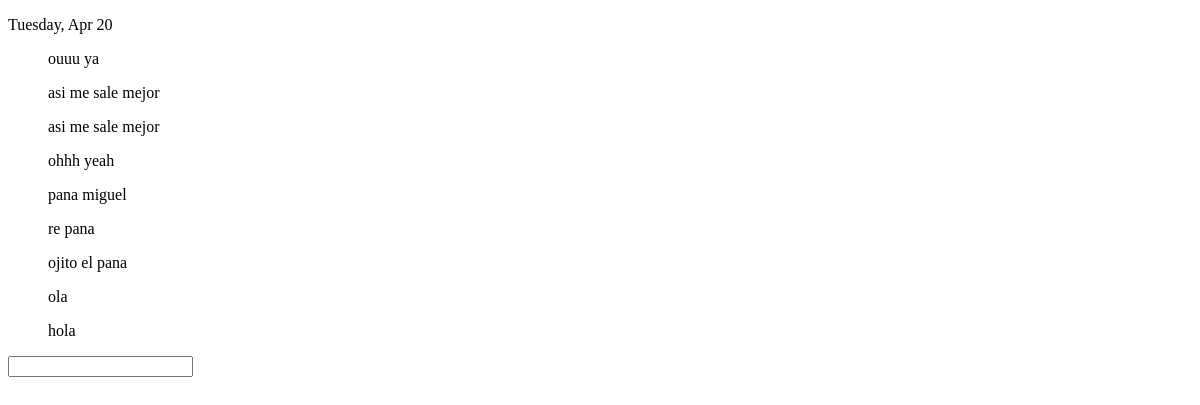
/uwu (signed in), run on an earlier commit of the app's database.
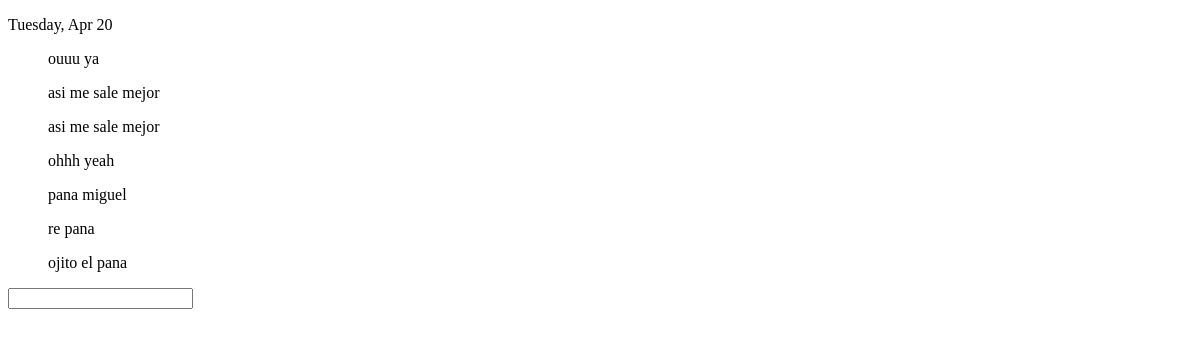
And on a later commit of the database.
### aplicacion/models.py (models this page shows)
class Activity(db.Model):
    id = db.Column(db.Integer, primary_key=True)
    users_id = db.Column(db.Integer, db.ForeignKey('user.id'))
    text = db.Column(db.String(200))

### aplicacion/routes.py (the view)
@app.route('/uwu')
def index():
    id_user = current_user.get_id()
    activities = Activity.query.filter_by(users_id=id_user).all()
    form = ActividadesInput()
    return render_template('index.html', incomplete=activities, form=form)

### aplicacion/forms.py
class ActividadesInput(FlaskForm):
    text = StringField('Texto', validators=[DataRequired(), Length(min=2, max=100)])
    submit = SubmitField('Add')

### aplicacion/models.py (called while the page is built)
@login_manager.user_loader
def load_user(user_id):
    return User.query.get(int(user_id))

### aplicacion/routes.py (called while the page is built)
def addon(lista, nuevo):
    aux = lista[0]
    if not nuevo == 'add':
        lista[0] = nuevo
    lista[1] = aux
    return lista

@app.before_request
def before_request():
    new = request.endpoint
    g.lista_dou = addon(lista, new)
    print(g.lista_dou)

### aplicacion/templates/index.html (shortened to what this page needs)
<!DOCTYPE html>
<html lang="en">
<head>
</head>
<body>
    <div class="container">
        <div class="header">
            <div id="date"></div>
        </div>
        <div class="content">
            <ul>
                {% for todo in incomplete %}
                <p class="text">{{ todo.text }}</p>
                {% endfor %}
            </ul>
        </div>
        <div class="add-to-do">
            <form action="{{ url_for('add') }}" method="POST">
                <div>
                    {{ form.text() }}
                </div>
            </form>
        </div>
    </div>
</body>
</html>

What changed in the data, as far as the page shows it:
removed Activity: text "ola"
removed Activity: text "hola"
